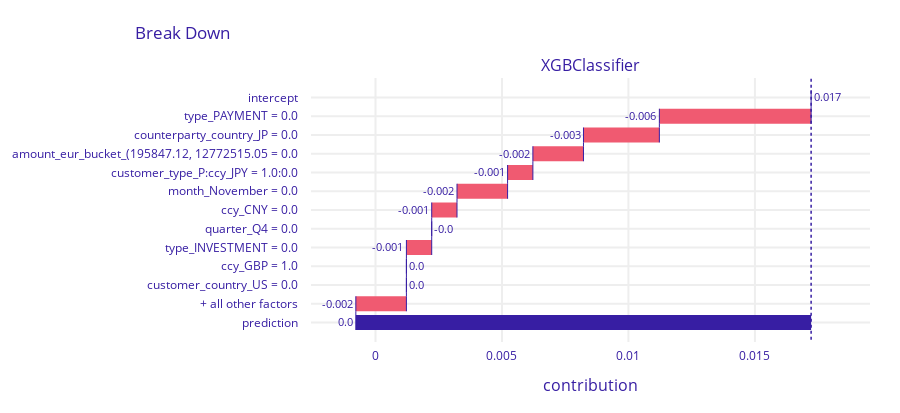

Write notebook code for a chart like this one.
### Code cell
#
shap_values.plot()

### Figure 1 — Plotly figure (JSON) as saved in the notebook; plotly's stock layout.template omitted (floating-point values rounded to 4 significant figures)
{"data": [{"base": 0.01722, "connector": {"line": {"color": "#371ea3", "dash": "solid", "width": 1}, "mode": "spanning"}, "decreasing": {"marker": {"color": "#f05a71"}}, "hoverinfo": "text+delta", "hoverlabel": {"bgcolor": "rgba(0,0,0,0.8)"}, "hovertext": ["Average response: 0.017<br>Prediction: 0.0", "type_PAYMENT = 0.0<br>decreases average response by", "counterparty_country_JP = 0.0<br>decreases average response by", "amount_eur_bucket_(195847.12, 12772515.05 = 0.0<br>decreases average response by", "customer_type_P:ccy_JPY = 1.0:0.0<br>decreases average response by", "month_November = 0.0<br>decreases average response by", "ccy_CNY = 0.0<br>decreases average response by", "quarter_Q4 = 0.0<br>decreases average response by", "type_INVESTMENT = 0.0<br>decreases average response by", "ccy_GBP = 1.0<br>decreases average response by", "customer_country_US = 0.0<br>decreases average response by", "+ all other factors<br>decreases average response by", "Average response: 0.017<br>Prediction: 0.0"], "increasing": {"marker": {"color": "#8bdcbe"}}, "measure": ["relative", "relative", "relative", "relative", "relative", "relative", "relative", "relative", "relative", "relative", "relative", "relative", "total"], "orientation": "h", "showlegend": false, "text": ["0.017", "-0.006", "-0.003", "-0.002", "-0.001", "-0.002", "-0.001", "-0.0", "-0.001", "0.0", "0.0", "-0.002", "0.0"], "textposition": "outside", "totals": {"marker": {"color": "#371ea3"}}, "type": "waterfall", "x": [0, -0.006, -0.003, -0.002, -0.001, -0.002, -0.001, 0, -0.001, 0, 0, -0.002, -0.017], "xaxis": "x", "y": ["intercept", "type_PAYMENT = 0.0", "counterparty_country_JP = 0.0", "amount_eur_bucket_(195847.12, 12772515.05 = 0.0", "customer_type_P:ccy_JPY = 1.0:0.0", "month_November = 0.0", "ccy_CNY = 0.0", "quarter_Q4 = 0.0", "type_INVESTMENT = 0.0", "ccy_GBP = 1.0", "customer_country_US = 0.0", "+ all other factors", "prediction"], "yaxis": "y"}], "layout": {"annotations": [{"font": {"size": 16}, "showarrow": false, "text": "XGBClassifier", "x": 0.5, "xanchor": "center", "xref": "paper", "y": 1, "yanchor": "bottom", "yref": "paper"}, {"font": {"size": 16}, "showarrow": false, "text": "contribution", "x": 0.5, "xanchor": "center", "xref": "paper", "y": 0, "yanchor": "top", "yref": "paper", "yshift": -30}], "font": {"color": "#371ea3"}, "height": 413, "margin": {"b": 71, "r": 30, "t": 78}, "shapes": [{"line": {"color": "#371ea3", "dash": "dot", "width": 1.5}, "type": "line", "x0": 0.01722, "x1": 0.01722, "xref": "x", "y0": -1, "y1": 13, "yref": "y"}], "title": {"text": "Break Down", "x": 0.15}, "xaxis": {"anchor": "y", "automargin": true, "domain": [0, 1], "fixedrange": true, "gridwidth": 2, "range": [-0.00255, 0.01955], "tickcolor": "white", "ticklen": 3, "ticks": "outside", "type": "linear", "zeroline": false}, "yaxis": {"anchor": "x", "automargin": true, "autorange": "reversed", "domain": [0, 1], "fixedrange": true, "gridwidth": 2, "tickcolor": "white", "ticklen": 10, "ticks": "outside", "type": "category"}}}
